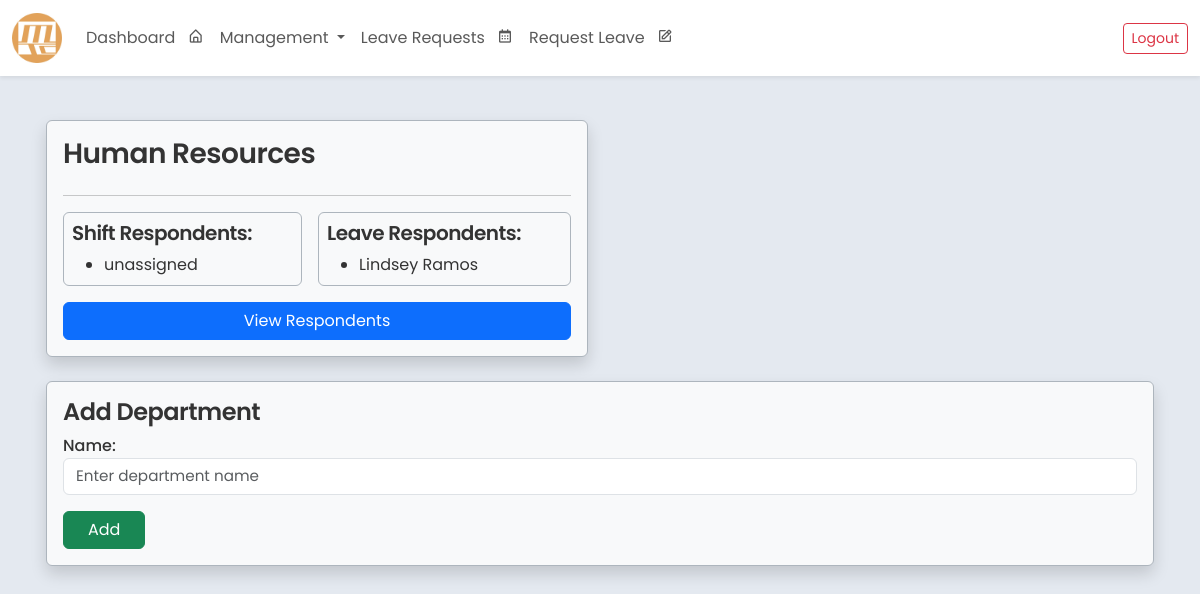
The app's page /employee/view_dep/ (signed in), older data.
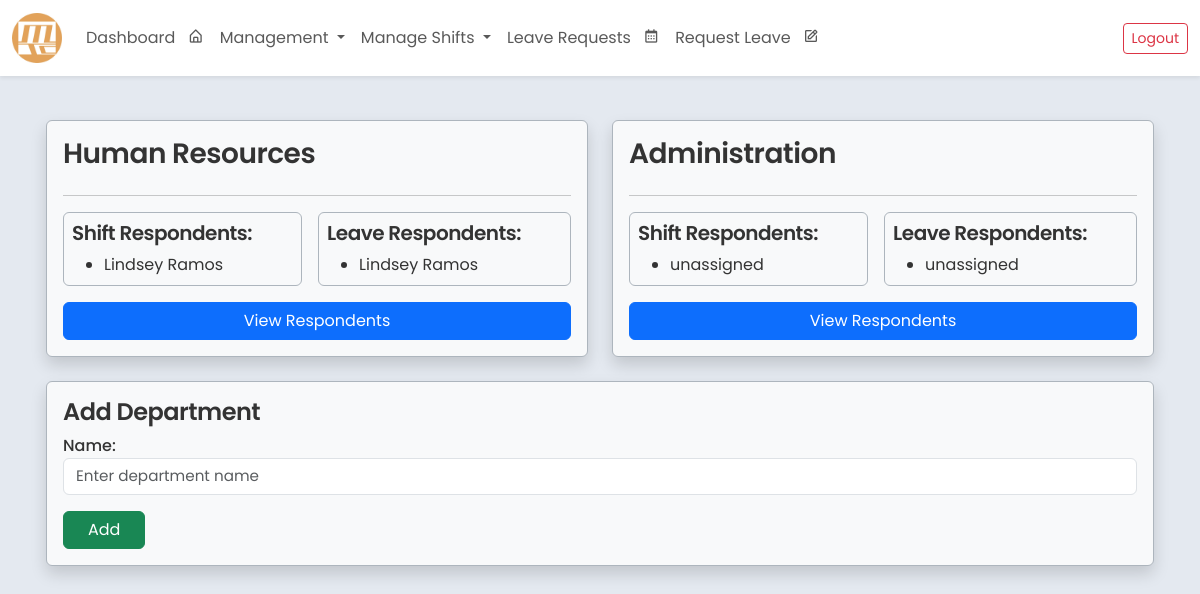
The same page, newer data.
### core/models.py (models this page shows, shortened)
class Department(models.Model):
    name = models.CharField(max_length=255, unique=True)
    leave_respondents = models.ManyToManyField(
        'Employee',
        related_name='leave_departments',
        blank=True,
        limit_choices_to={'department__isnull': False}
    )
    shift_respondents = models.ManyToManyField(
        'Employee',
        related_name='shift_departments',
        blank=True,
        limit_choices_to={'department__isnull': False}
    )

class Employee(models.Model):
    SEX_CHOICES = [
        ('Male', 'Male'),
        ('Female', 'Female'),
        ('Other', 'Prefer not to Say'),
    ]
    ROLE_CHOICES = [
        ('Regular Employee', 'Regular Employee'),
        ('Department Head', 'Department Head'),
        ('Admin(HR)', 'Admin(HR)'),
        ('Supervisor', 'Supervisor'),
        ('President', 'President')
    ]
    STATUS_CHOICES = [
        ('Active', 'Active'),
        ('Inactive', 'Inactive'),
    ]
    employee_id = models.AutoField(primary_key=True)
    company_id = models.CharField(max_length=20, blank=False, unique=True)
    first_name = models.CharField(max_length=100, blank=False)
    middle_name = models.CharField(max_length=100, blank=True, null=True)
    last_name = models.CharField(max_length=100, blank=False)
    sex = models.CharField(max_length=20, choices=SEX_CHOICES, blank=False)
    role = models.CharField(max_length=20, choices=ROLE_CHOICES, default='Regular Employee', blank=False)
    status = models.CharField(max_length=10, choices=STATUS_CHOICES, default='Active')
    department = models.ForeignKey(
        Department,
        related_name="employees",
        on_delete=models.SET_NULL,
        null=True,
        blank=True
    )
    contact_number = models.CharField(max_length=15, blank=False)
    date_employed = models.DateField()
    leave_credits = models.IntegerField(default=0, blank=False)
    leave_credits2 = models.IntegerField(default=0, blank=False)
    user_account = models.OneToOneField(User, on_delete=models.SET_NULL, null=True, blank=True, related_name='employee')
    class Meta:
        ordering = ['last_name', 'first_name']
        verbose_name = 'Employee'
        verbose_name_plural = 'Employees'
        db_table = 'employee_table'

### core/decorators.py (the view, shortened to what this page needs)
    def _wrapped_view(request, *args, **kwargs):
        if hasattr(request.user, 'employee'):
            employee = request.user.employee
            if employee.department.name == "Human Resources":
                return view_func(request, *args, **kwargs)

### core/forms.py
class DepartmentCreateForm(forms.ModelForm):
    class Meta:
        model = Department
        fields = ['name']
        widgets = {
            'name': forms.TextInput(attrs={
                'class': 'form-control',
                'placeholder': 'Enter department name'
            })
        }

### core/views.py (called while the page is built)
@hr_only
def view_departments(request):
    if request.method == 'POST':
        form = DepartmentCreateForm(request.POST)
        if form.is_valid():
            form.save()
            return redirect('view_department_list')  # Replace with your actual URL name
    else:
        form = DepartmentCreateForm()
    departments = Department.objects.all()
    return render(request, 'view_department_list.html', {
        'form': form,
        'departments': departments
    })

### core/templates/view_department_list.html (shortened to what this page needs)
{% extends "base.html" %}
{% load static %}
{% block content %}
<div class="container px-3">
    <div class="row g-4">
        {% for department in departments %}
            <div class="col-12 col-md-6 ">
                <div class="d-flex flex-column border border-dark-subtle p-3 rounded shadow h-100 bg-light">
                    <h3>{{ department.name }}</h3>
                    <hr>
                    <div class="d-flex flex-column flex-md-row gap-3">
                        <div class="flex-fill border border-dark-subtle rounded p-2">
                            <h5>Shift Respondents:</h5>
                            {% if department.shift_respondents.exists %}
                                <ul class="mb-0">
                                    {% for respondent in department.shift_respondents.all %}
                                        <li>{{ respondent.first_name }} {{ respondent.last_name }}</li>
                                    {% endfor %}
                                </ul>
                            {% else %}
                                <ul class="mb-0">
                                    <li>unassigned</li>
                                </ul>
                            {% endif %}
                        </div>
                        <div class="flex-fill border border-dark-subtle rounded p-2">
                            <h5>Leave Respondents:</h5>
                            {% if department.leave_respondents.exists %}
                                <ul class="mb-0">
                                    {% for respondent in department.leave_respondents.all %}
                                        <li>{{ respondent.first_name }} {{ respondent.last_name }}</li>
                                    {% endfor %}
                                </ul>
                            {% else %}
                                <ul class="mb-0">
                                    <li>unassigned</li>
                                </ul>
                            {% endif %}
                        </div>
                    </div>
                    <a href="{% url 'department_respondents' department.id %}" class="btn btn-primary align-self-end mt-3 w-100">
                        View Respondents
                    </a>
                </div>
            </div>
        {% endfor %}
        <div class="col-12">
            <div class="border border-dark-subtle rounded shadow p-3 bg-light">
                <h4>Add Department</h4>
                <form method="post" novalidate>
                    <div class="mb-3">
                        {{ form.name.label_tag }}
                        {{ form.name }}
                    </div>
                    <button type="submit" class="btn btn-success px-4">Add</button>
                </form>
            </div>
        </div>
    </div>
</div>
{% endblock %}

Row changes from the older to the newer data that the page shows:
changed Department "Human Resources": gains Employee (first_name "Lindsey", last_name "Ramos"); no longer shows "unassigned"
added Department: name "Administration", shows "unassigned"
Text that changed along with them:
text now shown: "Manage Shifts"
